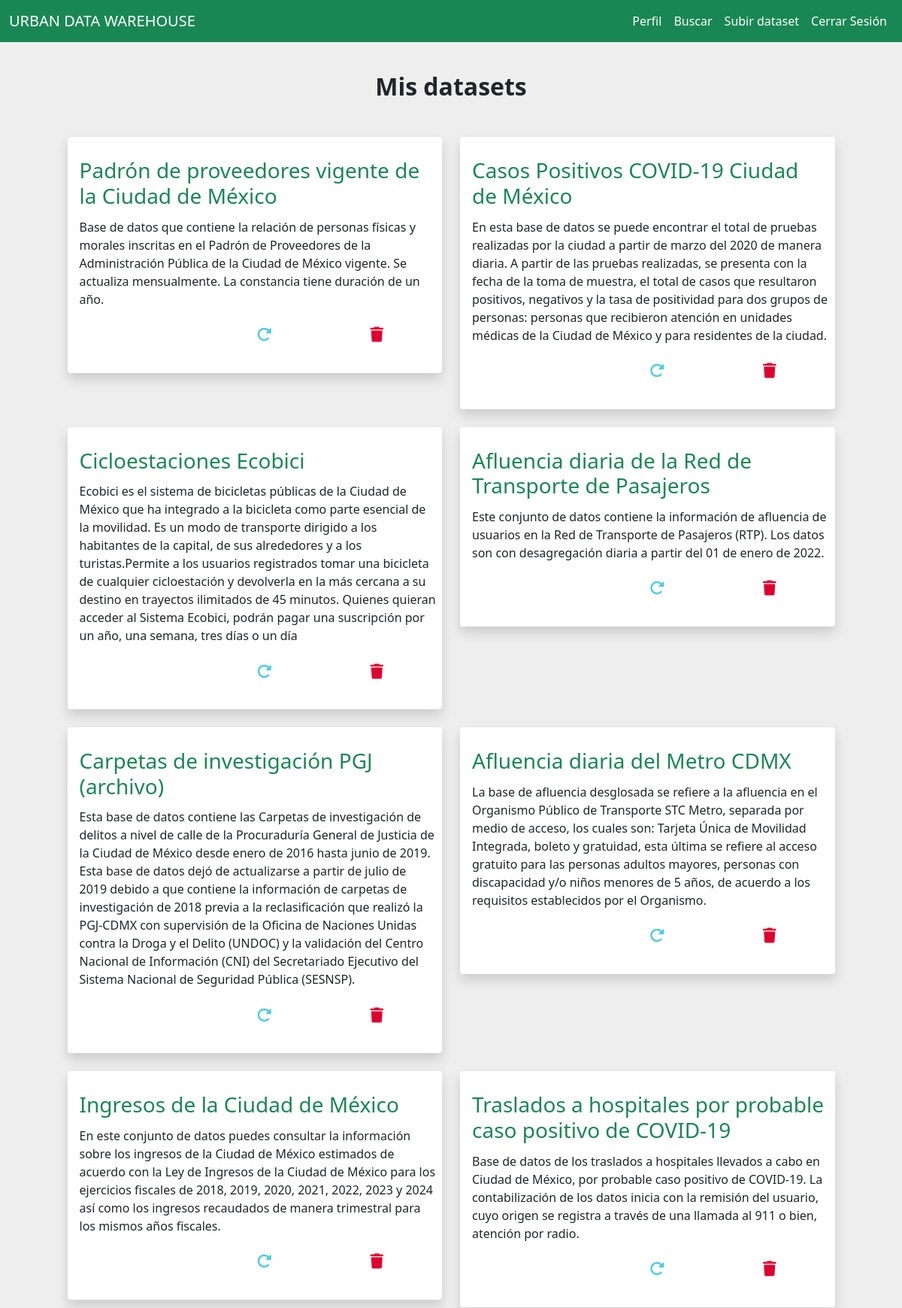
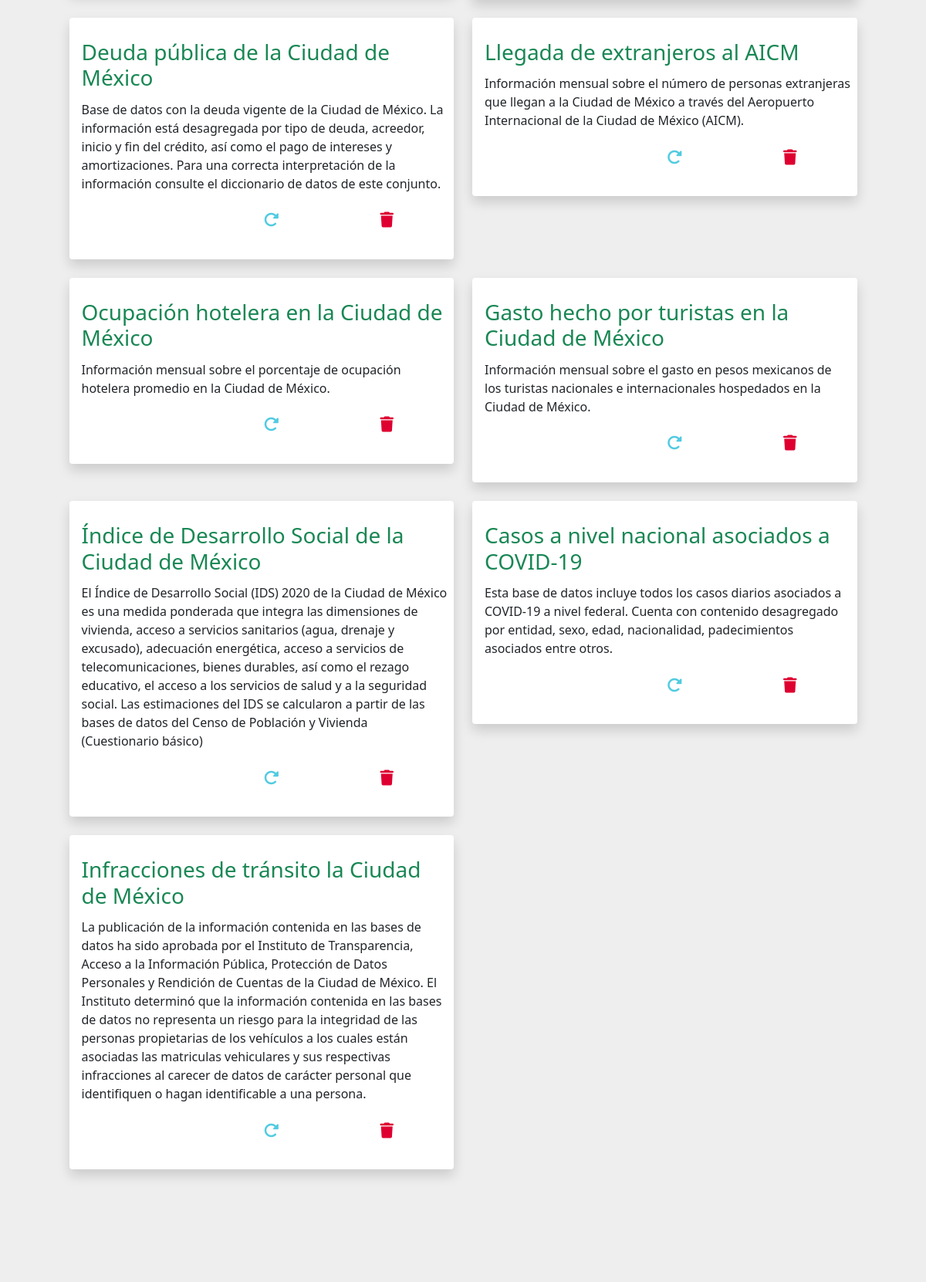
Screenshot of /profile (signed in, upper part) with the database file from the repository (2 pictures, top to bottom).
### tables this page shows
CREATE TABLE datasets (
            id INTEGER PRIMARY KEY AUTOINCREMENT,
            user_id INTEGER NOT NULL,
            name TEXT NOT NULL,
            description TEXT,
            upload_date DATE NOT NULL,
            tag TEXT,
            size REAL,
            has_report BOOLEAN NOT NULL,
            FOREIGN KEY(user_id) REFERENCES users(id)
        );

### routes.py (the view)
@app.route('/profile', methods=['GET', 'POST'])
@login_required
def profile():
    db = get_db()
    cursor = db.cursor()
    cursor.execute('''
        SELECT datasets.id, datasets.name, datasets.description, datasets.upload_date, datasets.tag, datasets.size
        FROM datasets
        JOIN users ON datasets.user_id = users.id
        WHERE users.username = ?
        ORDER BY datasets.upload_date DESC
    ''', (current_user.username,))
    datasets = cursor.fetchall()
    return render_template('profile.html', datasets=datasets)

### __init__.py (called while the page is built)
def get_db():
    db = getattr(g, '_database', None)
    if db is None:
        db = g._database = sqlite3.connect(DATABASE)
    return db

@app.teardown_appcontext
def close_connection(exception):
    db = getattr(g, '_database', None)
    if db is not None:
        db.close()

### models.py (called while the page is built)
@login_manager.user_loader
def load_user(user_id):
    return User.get(user_id)

    @staticmethod
    def get(user_id):
        db = get_db()
        cursor = db.cursor()
        cursor.execute("SELECT * FROM users WHERE id = ?", (user_id,))
        user = cursor.fetchone()
        if not user:
            return None
        return User(id=user[0], username=user[1], password_hash=user[2])

### templates/profile.html (shortened to what this page needs)
{% extends "base.html" %}
{% block content %}
<div class="row justify-content-center">
    <div class="d-flex justify-content-center">
        <h2 class="fw-bold mt-3 mb-4">Mis datasets</h2>
    </div>
    <div class="col-md-11 ">
        <div class="row">
            {% if datasets %}
                {% for ds in datasets %}
                    <div class="col-6">
                        <div class="shadow rounded-1 bg-white mt-4 ojo">
                            <br>
                            <div class="ms-3 me-2 mt-1 mb-2">
                                <div class="d-flex">
                                    <h3 class="iverde">
                                        <a href="{{ url_for('view', dataset_id=ds[0]) }}" class="text-decoration-none text-success">{{ ds[1] }}</a>
                                    </h3>
                                </div>
                                <div class="mb-1 mt-1">
                                    <p>{{ ds[2] }}</p>
                                    <div class="d-flex align-items-center ms-1 me-1">
                                        <button type="submit" class="btn btn-primary esperanza flex-grow-1 gordito ojo fw-bold" name="action" value="update">
                                            <i class="fa-solid fa-rotate-right fa-lg ojo2 iblanco "></i>
                                        </button>
                                        <form method="POST" action="{{ url_for('update', dataset_id=ds[0]) }}" class="gordito">
                                            <button type="submit" class="btn btn-primary esperanza flex-grow-1 gordito ojo fw-bold" name="action" value="update">
                                                <i class="fa-solid fa-rotate-right fa-lg ojo2 iazul"></i>
                                            </button>
                                        </form>
                                        <form method="POST" action="{{ url_for('delete', dataset_id=ds[0]) }}" class="gordito" onsubmit="return confirm('¿Estás seguro de que deseas eliminar este dataset?');">
                                            <button type="submit" class="btn btn-primary esperanza flex-grow-1 gordito ojo fw-bold" name="action" value="delete">
                                                <i class="fa-solid fa-trash fa-lg ojo2 irojo"></i>
                                            </button>
                                        </form>
                                    </div>
                                </div>
                            </div>
                            <br>
                        </div>
                    </div>
                {% endfor %}
            {% endif %}
        </div>
    </div>
</div>
{% endblock %}

### static/basic.css (style rules this page uses)
:root { --principal: #03b600; --principal2:rgba(255, 255, 255, 0.256)d; --principallight: #5cab60d7; --secundario: #00b41e; --secundariolight: #63de7b6a; }
.btn-primary { --bs-btn-color: #fff; --bs-btn-bg: #ffffff; --bs-btn-border-color: #ffffff; --bs-btn-hover-color: #fff; --bs-btn-hover-bg: #ffffff; --bs-btn-hover-border-color: #ffffff; --bs-btn-focus-shadow-rgb: 49, 132, 253; --bs-btn-active-color: #fff; --bs-btn-active-bg: #34ca0a; --bs-btn-active-border-color: #31be0a; --bs-btn-active-shadow: inset 0 3px 5px rgba(0, 0, 0, 0.125); --bs-btn-disabled-color: #fff; --bs-btn-disabled-bg: #69fd0d; --bs-btn-disabled-border-color: #55fd0d; }
body { margin: 0; padding: 0; overflow-x: hidden; background-color: #eeeeee; }
.esperanza { border-radius: 17px; }
.gordito { width: 100%; }
.iblanco { color: #ffffff; }
.iverde { color: #00b436; }
.iazul { color: #51cbe1; }
.irojo { color: #de0030; }

### rows the page displays
datasets: name "Padrón de proveedores vigente de la Ciudad de México", description "Base de datos que contiene la relación de personas físicas y morales inscritas en el Padrón de Proveedores de la Administración Pública de la Ciudad de México vigente. Se actualiza mensualmente. La constancia tiene duración de un año."
datasets: name "Casos Positivos COVID-19 Ciudad de México", description "En esta base de datos se puede encontrar el total de pruebas realizadas por la ciudad a partir de marzo del 2020 de manera diaria. A partir de las pruebas realizadas, se presenta con la fecha de la toma de muestra, el total de casos que resultaron positivos, negativos y la tasa de positividad para dos grupos de personas: personas que recibieron atención en unidades médicas de la Ciudad de México y para residentes de la ciudad."
datasets: name "Cicloestaciones Ecobici", description "Ecobici es el sistema de bicicletas públicas de la Ciudad de México que ha integrado a la bicicleta como parte esencial de la movilidad. Es un modo de transporte dirigido a los habitantes de la capital, de sus alrededores y a los turistas.Permite a los usuarios registrados tomar una bicicleta de cualquier cicloestación y devolverla en la más cercana a su destino en trayectos ilimitados de 45 minutos. Quienes quieran acceder al Sistema Ecobici, podrán pagar una suscripción por un año, una semana, tres días o un día"
datasets: name "Afluencia diaria de la Red de Transporte de Pasajeros", description "Este conjunto de datos contiene la información de afluencia de usuarios en la Red de Transporte de Pasajeros (RTP). Los datos son con desagregación diaria a partir del 01 de enero de 2022."
datasets: name "Carpetas de investigación PGJ (archivo)", description "Esta base de datos contiene las Carpetas de investigación de delitos a nivel de calle de la Procuraduría General de Justicia de la Ciudad de México desde enero de 2016 hasta junio de 2019. Esta base de datos dejó de actualizarse a partir de julio de 2019 debido a que contiene la información de carpetas de investigación de 2018 previa a la reclasificación que realizó la PGJ-CDMX con supervisión de la Oficina de Naciones Unidas contra la Droga y el Delito (UNDOC) y la validación del Centro Nacional de Información (CNI) del Secretariado Ejecutivo del Sistema Nacional de Seguridad Pública (SESNSP)."
datasets: name "Afluencia diaria del Metro CDMX", description "La base de afluencia desglosada se refiere a la afluencia en el Organismo Público de Transporte STC Metro, separada por medio de acceso, los cuales son: Tarjeta Única de Movilidad Integrada, boleto y gratuidad, esta última se refiere al acceso gratuito para las personas adultos mayores, personas con discapacidad y/o niños menores de 5 años, de acuerdo a los requisitos establecidos por el Organismo."
datasets: name "Ingresos de la Ciudad de México", description "En este conjunto de datos puedes consultar la información sobre los ingresos de la Ciudad de México estimados de acuerdo con la Ley de Ingresos de la Ciudad de México para los ejercicios fiscales de 2018, 2019, 2020, 2021, 2022, 2023 y 2024 así como los ingresos recaudados de manera trimestral para los mismos años fiscales."
datasets: name "Traslados a hospitales por probable caso positivo de COVID-19", description "Base de datos de los traslados a hospitales llevados a cabo en Ciudad de México, por probable caso positivo de COVID-19. La contabilización de los datos inicia con la remisión del usuario, cuyo origen se registra a través de una llamada al 911 o bien, atención por radio."
datasets: name "Deuda pública de la Ciudad de México", description "Base de datos con la deuda vigente de la Ciudad de México. La información está desagregada por tipo de deuda, acreedor, inicio y fin del crédito, así como el pago de intereses y amortizaciones. Para una correcta interpretación de la información consulte el diccionario de datos de este conjunto."
datasets: name "Llegada de extranjeros al AICM", description "Información mensual sobre el número de personas extranjeras que llegan a la Ciudad de México a través del Aeropuerto Internacional de la Ciudad de México (AICM)."
datasets: name "Ocupación hotelera en la Ciudad de México", description "Información mensual sobre el porcentaje de ocupación hotelera promedio en la Ciudad de México."
datasets: name "Gasto hecho por turistas en la Ciudad de México", description "Información mensual sobre el gasto en pesos mexicanos de los turistas nacionales e internacionales hospedados en la Ciudad de México."
datasets: name "Índice de Desarrollo Social de la Ciudad de México", description "El Índice de Desarrollo Social (IDS) 2020 de la Ciudad de México es una medida ponderada que integra las dimensiones de vivienda, acceso a servicios sanitarios (agua, drenaje y excusado), adecuación energética, acceso a servicios de telecomunicaciones, bienes durables, así como el rezago educativo, el acceso a los servicios de salud y a la seguridad social. Las estimaciones del IDS se calcularon a partir de las bases de datos del Censo de Población y Vivienda (Cuestionario básico)"
datasets: name "Casos a nivel nacional asociados a COVID-19", description "Esta base de datos incluye todos los casos diarios asociados a COVID-19 a nivel federal. Cuenta con contenido desagregado por entidad, sexo, edad, nacionalidad, padecimientos asociados entre otros."
datasets: name "Infracciones de tránsito la Ciudad de México", description "La publicación de la información contenida en las bases de datos ha sido aprobada por el Instituto de Transparencia, Acceso a la Información Pública, Protección de Datos Personales y Rendición de Cuentas de la Ciudad de México. El Instituto determinó que la información contenida en las bases de datos no representa un riesgo para la integridad de las personas propietarias de los vehículos a los cuales están asociadas las matriculas vehiculares y sus respectivas infracciones al carecer de datos de carácter personal que identifiquen o hagan identificable a una persona."
